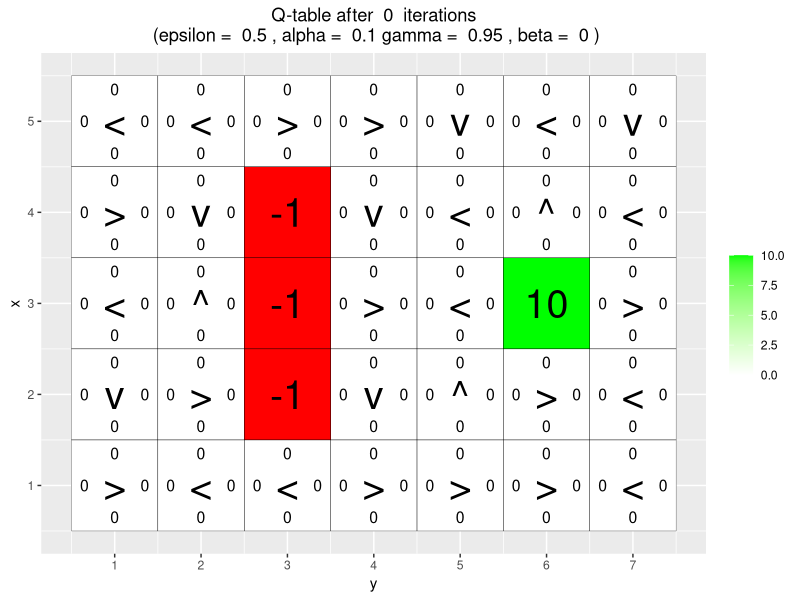
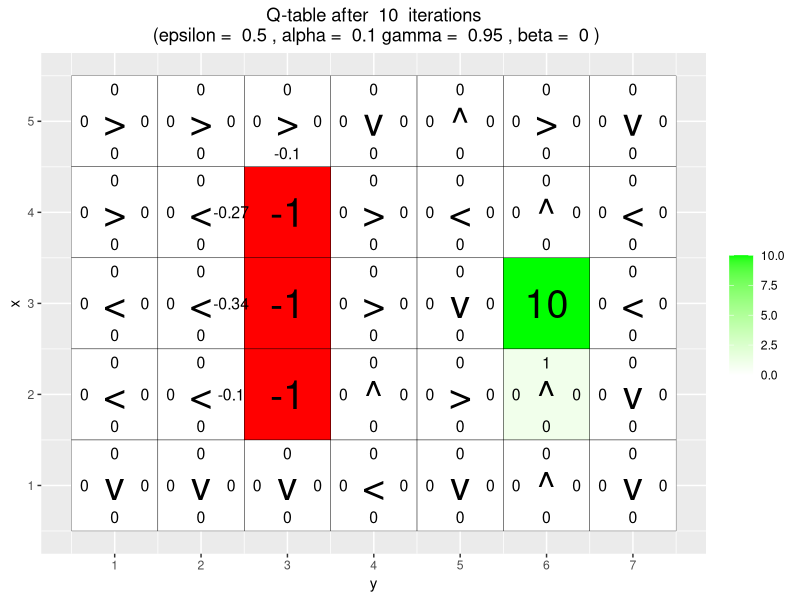
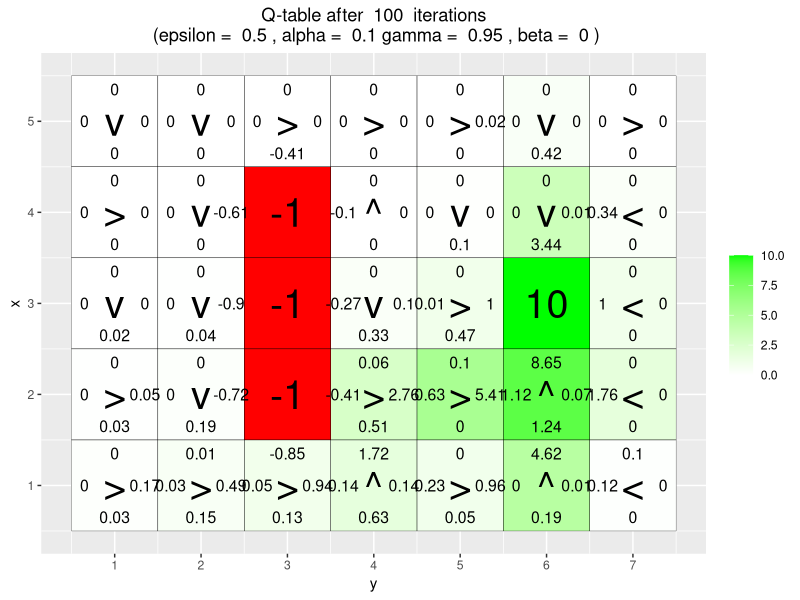
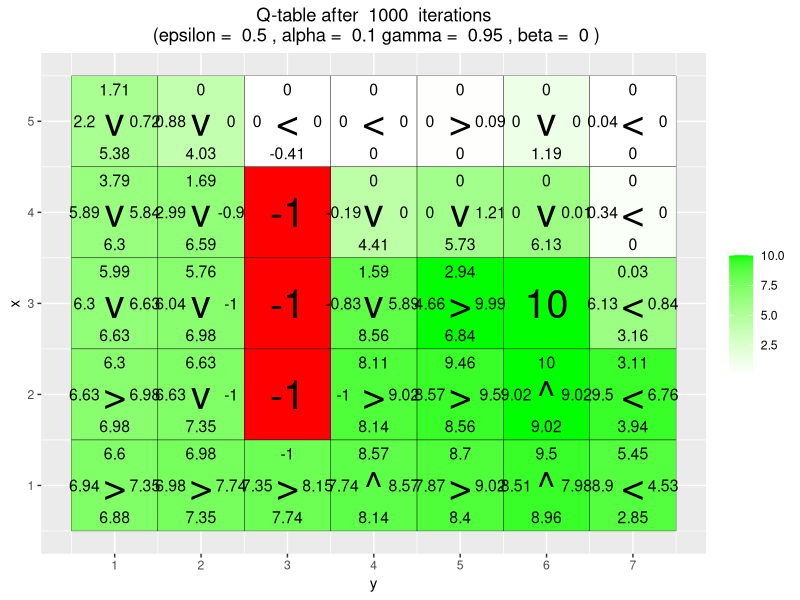
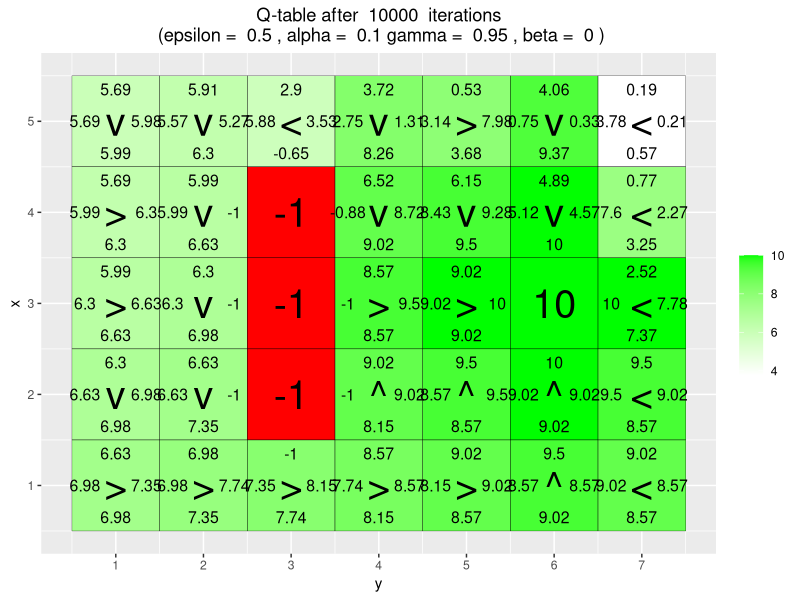
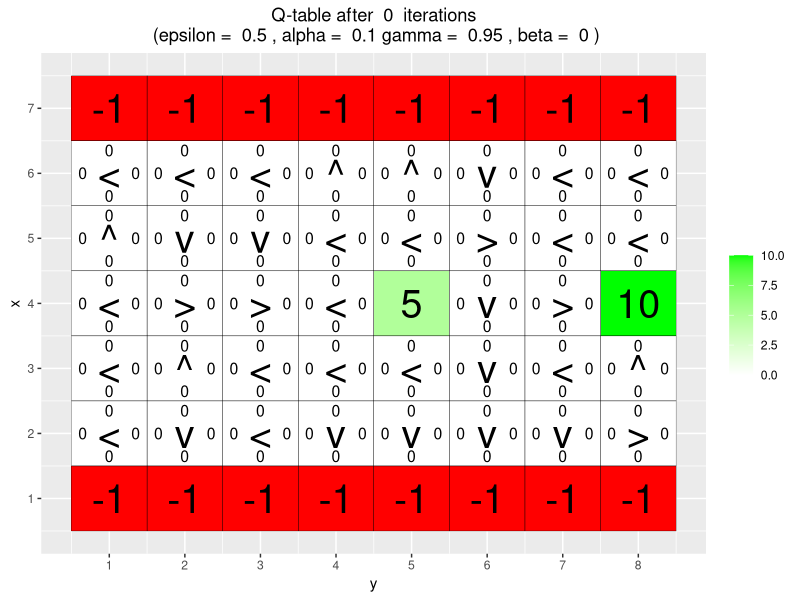
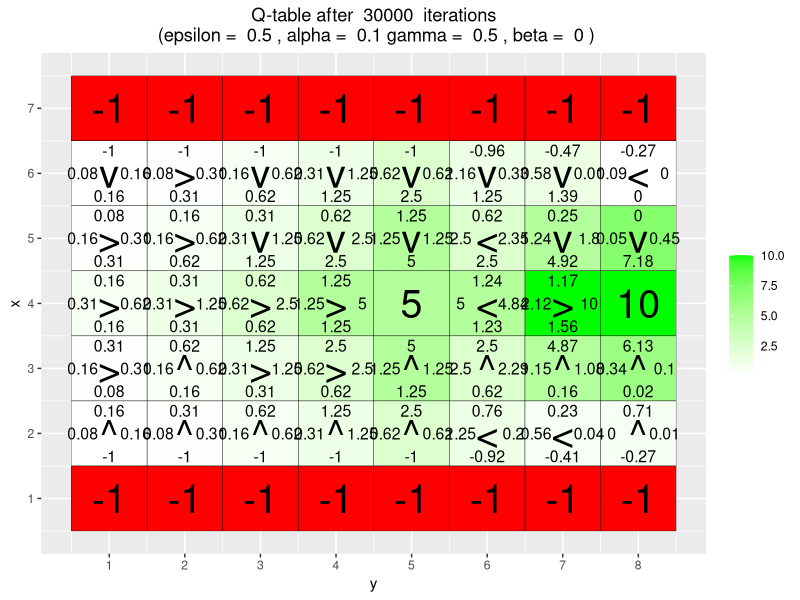
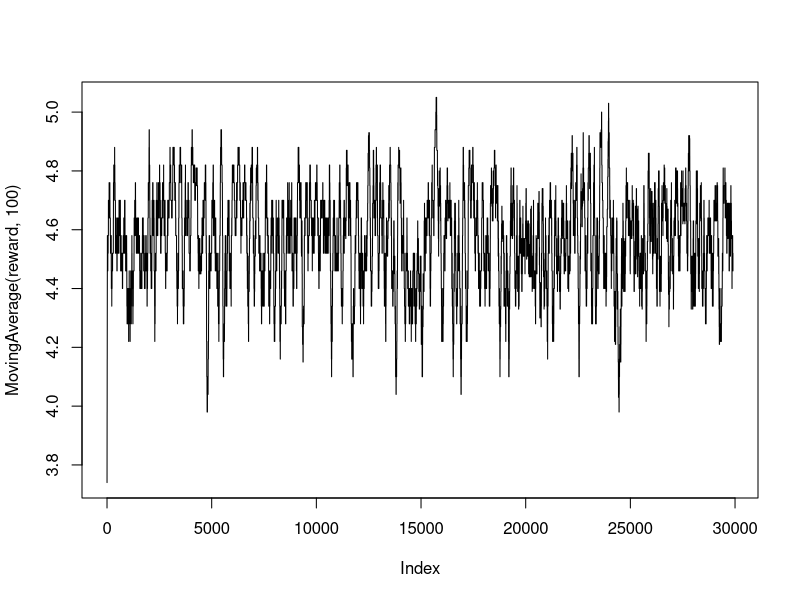

The R source for these figures, in order: (Note: this script raises an error after producing the figures.)
## ---- chunk 1
knitr::opts_chunk$set(echo = TRUE)
library(ggplot2)
## ---- chunk 2

set.seed(12345) 

arrows <- c("^", ">", "v", "<")
action_deltas <- list(c(1,0), # up
                      c(0,1), # right
                      c(-1,0), # down
                      c(0,-1)) # left

vis_environment <- function(iterations=0, epsilon = 0.5, alpha = 0.1, gamma = 0.95, beta = 0){
  
  

  df <- expand.grid(x=1:H,y=1:W)
  foo <- mapply(function(x,y) ifelse(reward_map[x,y] == 0,q_table[x,y,1],NA),df$x,df$y)
  df$val1 <- as.vector(round(foo, 2))
  foo <- mapply(function(x,y) ifelse(reward_map[x,y] == 0,q_table[x,y,2],NA),df$x,df$y)
  df$val2 <- as.vector(round(foo, 2))
  foo <- mapply(function(x,y) ifelse(reward_map[x,y] == 0,q_table[x,y,3],NA),df$x,df$y)
  df$val3 <- as.vector(round(foo, 2))
  foo <- mapply(function(x,y) ifelse(reward_map[x,y] == 0,q_table[x,y,4],NA),df$x,df$y)
  df$val4 <- as.vector(round(foo, 2))
  foo <- mapply(function(x,y) 
    ifelse(reward_map[x,y] == 0,arrows[GreedyPolicy(x,y)],reward_map[x,y]),df$x,df$y)
  df$val5 <- as.vector(foo)
  foo <- mapply(function(x,y) ifelse(reward_map[x,y] == 0,max(q_table[x,y,]),
                                     ifelse(reward_map[x,y]<0,NA,reward_map[x,y])),df$x,df$y)
  df$val6 <- as.vector(foo)
  
  print(ggplot(df,aes(x = y,y = x)) +
          scale_fill_gradient(low = "white", high = "green", na.value = "red", name = "") +
          geom_tile(aes(fill=val6)) +
          geom_text(aes(label = val1),size = 4,nudge_y = .35,na.rm = TRUE) +
          geom_text(aes(label = val2),size = 4,nudge_x = .35,na.rm = TRUE) +
          geom_text(aes(label = val3),size = 4,nudge_y = -.35,na.rm = TRUE) +
          geom_text(aes(label = val4),size = 4,nudge_x = -.35,na.rm = TRUE) +
          geom_text(aes(label = val5),size = 10) +
          geom_tile(fill = 'transparent', colour = 'black') + 
          ggtitle(paste("Q-table after ",iterations," iterations\n",
                        "(epsilon = ",epsilon,", alpha = ",alpha,"gamma = ",gamma,", beta = ",beta,")")) +
          theme(plot.title = element_text(hjust = 0.5)) +
          scale_x_continuous(breaks = c(1:W),labels = c(1:W)) +
          scale_y_continuous(breaks = c(1:H),labels = c(1:H)))
  
}

GreedyPolicy <- function(x, y){
  
  foo <- which(q_table[x,y,] == max(q_table[x,y,]))
  return (ifelse(length(foo)>1,sample(foo, size = 1),foo))
  
}

EpsilonGreedyPolicy <- function(x, y, epsilon){
  
  
  if (runif(1) < epsilon) { 
    return(sample(1:4, 1))
  } else { 
    return(GreedyPolicy(x, y))
  }
  
}

transition_model <- function(x, y, action, beta){
  
  
  delta <- sample(-1:1, size = 1, prob = c(0.5*beta,1-beta,0.5*beta))
  final_action <- ((action + delta + 3) %% 4) + 1
  foo <- c(x,y) + unlist(action_deltas[final_action])
  foo <- pmax(c(1,1),pmin(foo,c(H,W)))
  
  return (foo)
}

q_learning <- function(start_state, epsilon = 0.5, alpha = 0.1, gamma = 0.95, 
                       beta = 0){
  
  
  current_state <- start_state
  episode_correction <- 0
  
  repeat{
    # Follow policy, execute action, get reward.
    x <- current_state[1]
    y <- current_state[2]
    
    action <- EpsilonGreedyPolicy(x, y, epsilon)
    next_state <- transition_model(x, y, action, beta)
    reward <- reward_map[next_state[1], next_state[2]]
    
    # Q-table update.
    old_q_value <- q_table[x, y, action]
    
    if (reward != 0) {
      max_q_next = 0
    } else {
      max_q_next = max(q_table[next_state[1], next_state[2], ])
    }
    
    td_error <- reward + gamma * max_q_next - old_q_value
    q_table[x, y, action] <<- old_q_value + alpha * td_error
   
    episode_correction <- episode_correction + td_error
    
    current_state <- next_state
    
    if(reward!=0)
      # End episode.
      return (c(reward,episode_correction))
  }
  
}



# Environment A (learning)

H <- 5
W <- 7

reward_map <- matrix(0, nrow = H, ncol = W)
reward_map[3,6] <- 10
reward_map[2:4,3] <- -1

q_table <- array(0,dim = c(H,W,4))

vis_environment()

for(i in 1:10000){
  foo <- q_learning(start_state = c(3,1))
  
  if(any(i==c(10,100,1000,10000)))
    vis_environment(i)
}

## ---- chunk 3
# Environment B (the effect of epsilon and gamma)

H <- 7
W <- 8

reward_map <- matrix(0, nrow = H, ncol = W)
reward_map[1,] <- -1
reward_map[7,] <- -1
reward_map[4,5] <- 5
reward_map[4,8] <- 10

q_table <- array(0,dim = c(H,W,4))

vis_environment()

MovingAverage <- function(x, n){
  
  cx <- c(0,cumsum(x))
  rsum <- (cx[(n+1):length(cx)] - cx[1:(length(cx) - n)]) / n
  
  return (rsum)
}

for(j in c(0.5,0.75,0.95)){
  q_table <- array(0,dim = c(H,W,4))
  reward <- NULL
  correction <- NULL
  
  for(i in 1:30000){
    foo <- q_learning(gamma = j, start_state = c(4,1))
    reward <- c(reward,foo[1])
    correction <- c(correction,foo[2])
  }
  
  vis_environment(i, gamma = j)
  plot(MovingAverage(reward,100),type = "l")
  plot(MovingAverage(correction,100),type = "l")
}

for(j in c(0.5,0.75,0.95)){
  q_table <- array(0,dim = c(H,W,4))
  reward <- NULL
  correction <- NULL
  
  for(i in 1:30000){
    foo <- q_learning(epsilon = 0.1, gamma = j, start_state = c(4,1))
    reward <- c(reward,foo[1])
    correction <- c(correction,foo[2])
  }
  
  vis_environment(i, epsilon = 0.1, gamma = j)
  plot(MovingAverage(reward,100),type = "l")
  plot(MovingAverage(correction,100),type = "l")
}

## ---- chunk 4

# Environment C (the effect of beta).

H <- 3
W <- 6

reward_map <- matrix(0, nrow = H, ncol = W)
reward_map[1,2:5] <- -1
reward_map[1,6] <- 10

q_table <- array(0,dim = c(H,W,4))

vis_environment()

for(j in c(0,0.2,0.4,0.66)){
  q_table <- array(0,dim = c(H,W,4))
  
  for(i in 1:10000)
    foo <- q_learning(gamma = 0.6, beta = j, start_state = c(1,1))
  
  vis_environment(i, gamma = 0.6, beta = j)
}

## ---- chunk 5
knitr::include_graphics("5000p_1.png")
knitr::include_graphics("5000p_2.png")
knitr::include_graphics("5000p_3.png")
knitr::include_graphics("5000p_4.png")
knitr::include_graphics("5000p_5.png")
knitr::include_graphics("5000p_6.png")
knitr::include_graphics("5000p_7.png")
knitr::include_graphics("5000p_8.png")
## ---- chunk 6
knitr::include_graphics("5000p_n1.png")
knitr::include_graphics("5000p_n2.png")
knitr::include_graphics("5000p_n3.png")

